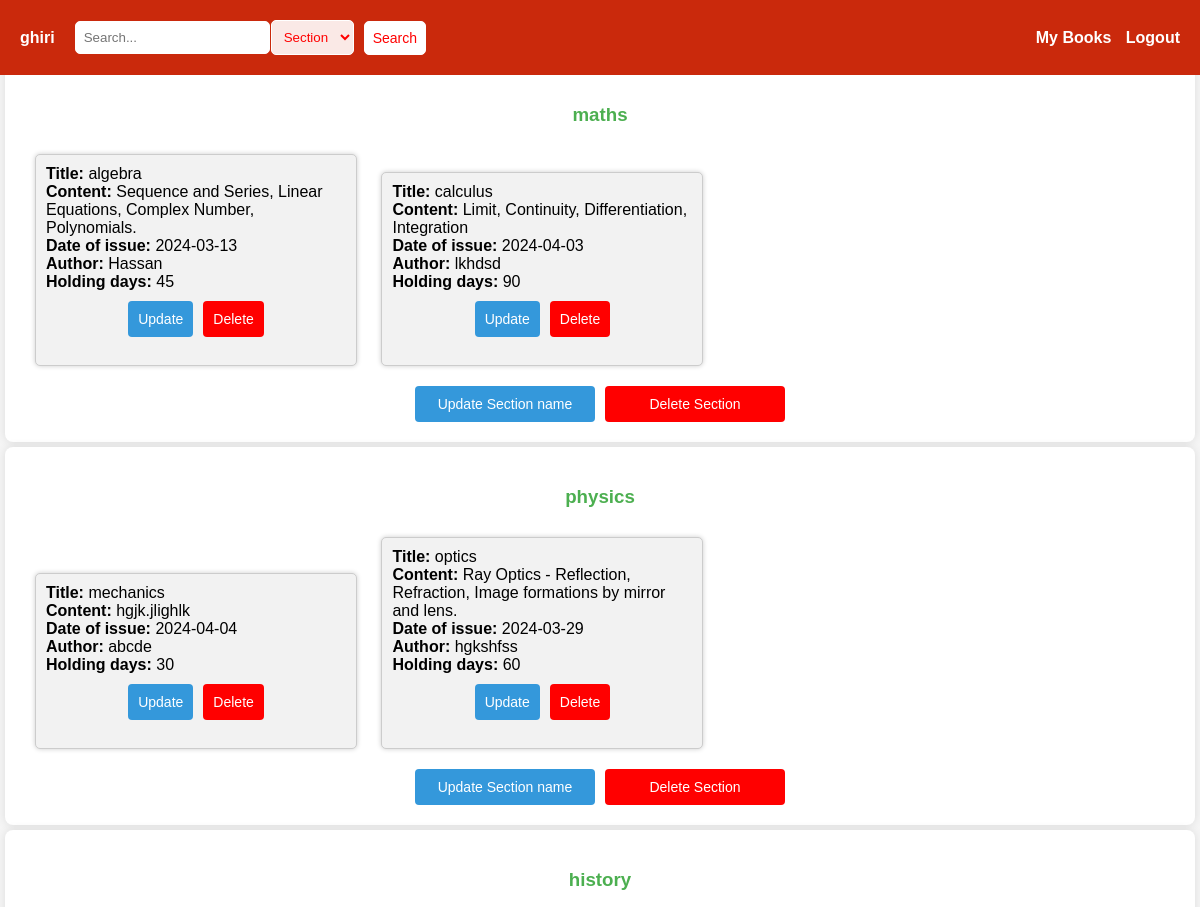
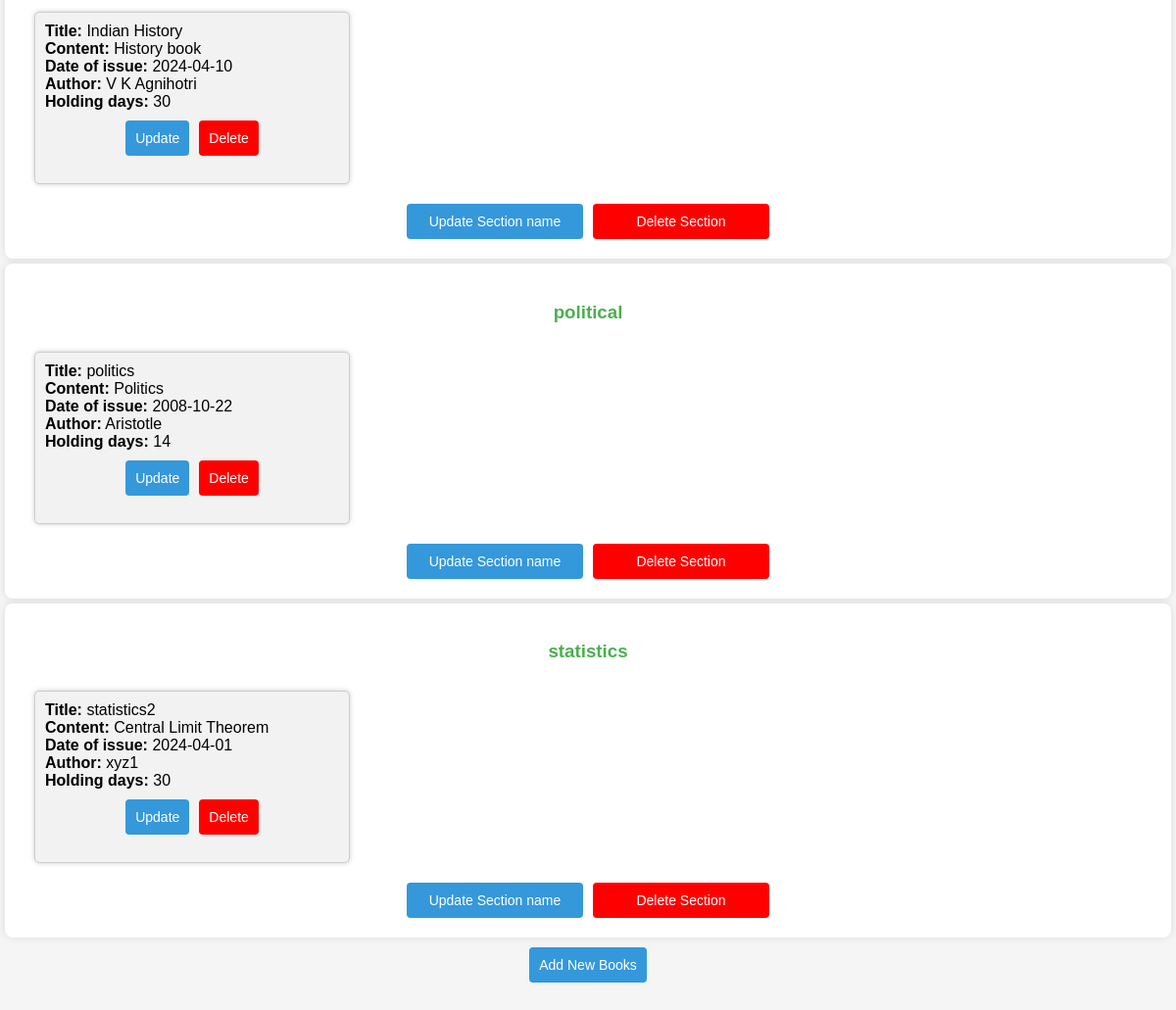
Page /dashboard (signed in) on the committed database (2 pictures, top to bottom).
### application/models.py (models this page shows)
class Section(db.Model):
    section_id = db.Column(db.Integer, primary_key=True)
    name = db.Column(db.String(100), nullable=False)
    date_created = db.Column(db.DateTime, nullable=False, default=datetime.now().date())
    description = db.Column(db.Text)

class Book(db.Model):
    book_id = db.Column(db.Integer, primary_key=True)
    section_id = db.Column(db.Integer, db.ForeignKey('section.section_id'), nullable=False)
    name = db.Column(db.String(200), nullable=False)
    content = db.Column(db.Text, nullable=False)
    author = db.Column(db.String(200), nullable=False)
    date_issued = db.Column(db.Date)
    return_date = db.Column(db.Integer)
    price = db.Column(db.Float, nullable=False)
    section = db.relationship('Section', backref=db.backref('books', lazy=True))

### application/views_admin.py (the view)
@app.route('/dashboard')
def dashboard():
    sections = Section.query.all()
    return render_template('dashboard.html',sections=sections)

### templates/dashboard.html (shortened to what this page needs)
{% extends 'base.html' %}
{% block search %}
<form action="/search" method="post" style="margin-right: 20px; display: flex; align-items: center;">
    <input type="search" name="search" placeholder="Search...">
    <select class="selectnav" name="searchType">
        <option value="Section">Section</option>
    </select>
    <button type="submit" style="padding: 8px; background-color: white; color: red; border: 1px solid white; border-radius: 5px; cursor: pointer;" onmouseover="this.style.backgroundColor='#fff'" onmouseout="this.style.backgroundColor='white'">Search</button>
</form>
{% endblock %}
{% block body %}
    {% for section in sections %}
        <section>
            <h3 style="text-align: center;">{{ section.name }}</h3>
            {% if section.books %}
                <div style="width: 350px;background-color: beige;display: inline;">
                    <ul>
                        {% for book in section.books %}
                            <div class="catbox" style="width: 300px;">
                            <li>
                                <strong>Title:</strong> {{ book.name }}<br>
                                <strong>Content:</strong> {{ book.content }}<br>
                                <strong>Date of issue:</strong> {{ book.date_issued }}<br>
                                <strong>Author:</strong> {{ book.author }}<br>
                                <strong>Holding days:</strong> {{ book.return_date }}<br>
                            </li>
                            <div class="updateDeleteButton">
                                <form action="/update-book" method="post">
                                    <button  value="{{book}}" name="book" type="submit">Update</button>
                                </form>
                                <form style="margin-left: 10px;" action="/delete-book" method="post">
                                    <button style="background-color: red;" type="submit">Delete</button>
                                </form>
                            </div>
                            <br>
                            </div>
                        {% endfor %}
                    </ul>
                </div>
            {% else %}
                <p>No books at this section</p>
            {% endif %}
            <div class="updateDeleteButton">
                <form action="/update-section" method="post">
                    <button style="min-width: 180px;" name="update_section" value="{{section.name}}" type="submit">Update Section name</button>
                </form>
                <form style="margin-left: 10px;" action="/delete-section" method="post">
                    <button style="background-color: red;min-width: 180px;" name="delete_section" value="{{section.name}}" type="submit">Delete Section</button>
                </form>
            </div>
        </section>
    {% endfor %}
    <div class="updateDeleteButton">
        <form action="/add-book" method="get">
            <button  type="submit">Add New Books</button>
        </form>
    </div>
{% endblock %}

### static/style.css (style rules this page uses)
body { font-family: Arial, sans-serif; background-color: #f4f4f4; margin: 0; padding: 0; }
button { background-color: #3498db; color: #fff; padding: 10px; border: none; border-radius: 4px; font-size:14px; cursor: pointer; transition: background-color 0.3s ease; }
.updateDeleteButton { display: flex; justify-content: center; margin-top: 10px; }

### templates/dashboard.html (style rules this page uses)
section { background-color: #fff; border-radius: 8px; box-shadow: 0 0 10px rgba(0, 0, 0, 0.1); margin-bottom: 20px; padding: 20px; margin: 5px; }
h3 { color: #4caf50; }
ul { list-style: none; padding: 0; margin: 0; }
li { margin-bottom: 8px; }
.catbox { background-color: #f2f2f2; border: 1px solid #ccc; border-radius: 5px; padding: 10px; margin: 10px; box-shadow: 0 0 5px rgba(0, 0, 0, 0.2); width: 100%; display: inline-block; }

### templates/base.html (style rules this page uses)
input[type="search"] { padding: 8px; border: 1px solid white; border-radius: 5px; margin-right: 1px; }
.selectnav { padding: 8px; border: 1px solid white; border-radius: 5px; margin-right: 10px; background-color: rgba(255, 255, 255, 0.897); color: red; }

### rows in the picture
Section: name "maths"
Book: name "algebra", content "Sequence and Series, Linear Equations, Complex Number, Polynomials.", date_issued "2024-03-13", author "Hassan", return_date "45"
Book: name "calculus", content "Limit, Continuity, Differentiation, Integration", date_issued "2024-04-03", author "lkhdsd", return_date "90"
Section: name "physics"
Book: name "mechanics", content "hgjk.jlighlk", date_issued "2024-04-04", author "abcde", return_date "30"
Book: name "optics", content "Ray Optics - Reflection, Refraction, Image formations by mirror and lens.", date_issued "2024-03-29", author "hgkshfss", return_date "60"
Section: name "history"
Book: name "Indian History", content "History book", date_issued "2024-04-10", author "V K Agnihotri", return_date "30"
Section: name "political"
Book: name "politics", content "Politics", date_issued "2008-10-22", author "Aristotle", return_date "14"
Section: name "statistics"
Book: name "statistics2", content "Central Limit Theorem", date_issued "2024-04-01", author "xyz1", return_date "30"

### other values in the picture
{{ session["name"] }} "ghiri"
